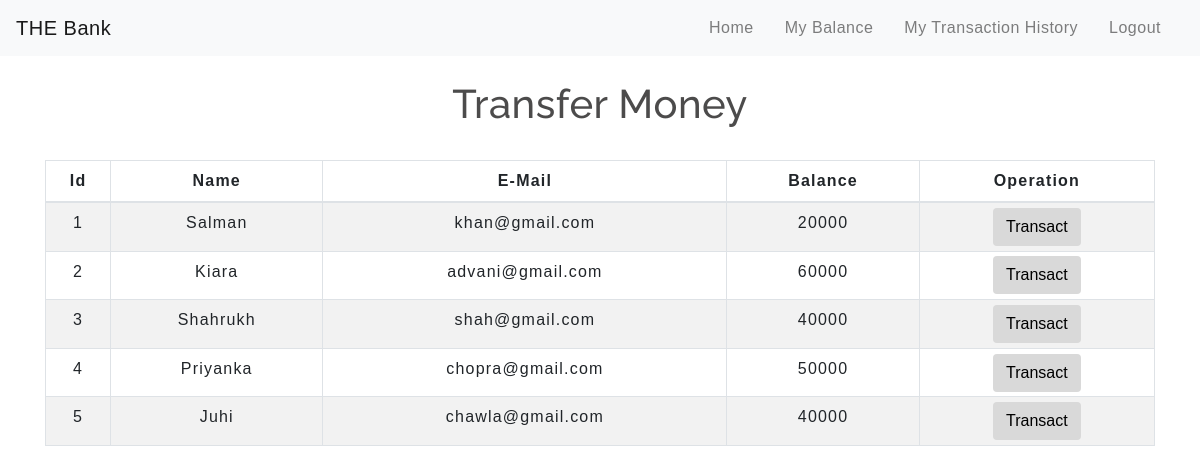
The app's page /transfermoney.php with its own data.
### tables this page shows
CREATE TABLE `users` (
  `id` int(3) NOT NULL,
  `name` text NOT NULL,
  `email` varchar(30) NOT NULL,
  `password` varchar(256) NOT NULL,
  `pin` varchar(6) NOT NULL,
  `balance` int(8) NOT NULL
);

### transfermoney.php (the view, shortened to what this page needs)
<!DOCTYPE html>
<html lang="en">
<head>
    <link rel="stylesheet" href="https://maxcdn.bootstrapcdn.com/bootstrap/4.0.0/css/bootstrap.min.css">
    <link rel="stylesheet" type="text/css" href="css/table.css">
    <link rel="stylesheet" type="text/css" href="css/navbar.css">
</head>
<body>
<?php
    include 'config.php';
    $sql = "SELECT * FROM users";
    $result = mysqli_query($conn,$sql);
?>
<?php
  include 'navbar.php';
?>
<div class="container">
        <h2 class="text-center pt-4">Transfer Money</h2>
        <br>
            <div class="row">
                <div class="col">
                    <div class="table-responsive-sm">
                    <table class="table table-hover table-sm table-striped table-condensed table-bordered">
                        <thead>
                            <tr>
                            <th scope="col" class="text-center py-2">Id</th>
                            <th scope="col" class="text-center py-2">Name</th>
                            <th scope="col" class="text-center py-2">E-Mail</th>
                            <th scope="col" class="text-center py-2">Balance</th>
                            <th scope="col" class="text-center py-2">Operation</th>
                            </tr>
                        </thead>
                        <tbody>
                <?php
                    while($rows=mysqli_fetch_assoc($result)){
                ?>
                    <tr>
                        <td class="py-2"><?php echo $rows['id'] ?></td>
                        <td class="py-2"><?php echo $rows['name']?></td>
                        <td class="py-2"><?php echo $rows['email']?></td>
                        <td class="py-2"><?php echo $rows['balance']?></td>
                        <td><a href="selecteduserdetail.php?id= <?php echo $rows['id'] ;?>"> <button type="button" class="btn">Transact</button></a></td>
                    </tr>
                <?php
                    }
                ?>
                        </tbody>
                    </table>
                    </div>
                </div>
            </div>
         </div>
</body>
</html>

### navbar.php (shortened to what this page needs)
<nav class="navbar navbar-expand-md navbar-light bg-light">
<a class="navbar-brand" href="index.php">THE Bank</a>
<div class="collapse navbar-collapse" id="collapsibleNavbar">
      <ul class="navbar-nav ml-auto">
        <li class="nav-item">
          <a class="nav-link" href="index.php">Home</a>
        </li>
        <li class="nav-item">
          <a class="nav-link" href="balance.php">My Balance</a>
        </li>
        <li class="nav-item">
          <a class="nav-link" href="transactionhistory.php">My Transaction History</a>
        </li>
        <li class="nav-item">
          <a class="nav-link" href="logout.php">Logout</a>
        </li>
    </div>
 </nav>

### css/table.css (style rules this page uses)
* { padding: 0; margin: 0; box-sizing: border-box; font-family: sans-serif; }
h2 { font-size: 40px; }
table { letter-spacing: 1.2px; }
td { text-align: center; }
button { border:none; background: #d9d9d9; transition: 1s; }

### css/navbar.css (style rules this page uses)
.nav-link { margin-right: 15px; color:#2F363F; letter-spacing: 0.5px; transition: 0.5s; }
.navbar-brand { color: #4C4B4B; letter-spacing: 0.5px; }
h2 { color: #4C4B4B; letter-spacing: 0.5px; font-family: raleway; }

### transfermoney.php (style rules this page uses)
button { transition: 1.5s; }

### records on screen
users: id "1", name "Salman", email "khan@gmail.com", balance "20000"
users: id "2", name "Kiara", email "advani@gmail.com", balance "60000"
users: id "3", name "Shahrukh", email "shah@gmail.com", balance "40000"
users: id "4", name "Priyanka", email "chopra@gmail.com", balance "50000"
users: id "5", name "Juhi", email "chawla@gmail.com", balance "40000"
